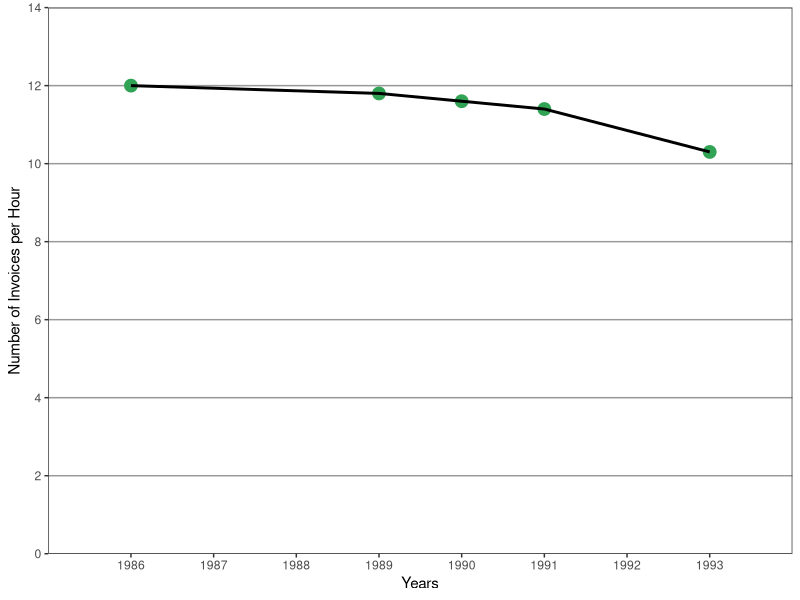

Recreate this plot in R. (Note: this script raises an error after producing the figure.)
## This code is reprodcued verbatim from from http://shinyapps.stat.ubc.ca/r-graph-catalog/
library(ggplot2)
library(gridExtra)

this_base <- "fig07-27_invoice-data-filling-the-scale-line-rectangle"

my_data <- data.frame(invoices = c(1986, 1989, 1990, 1991, 1993), 
                      year = c(12, 11.8, 11.6, 11.4, 10.3))

p <- ggplot(my_data, aes(x = invoices, y = year)) +
  geom_point(size = 4,color="#31a354") +
  geom_line(size = 1) + 
  scale_x_continuous(breaks = seq(1986, 1993, 1), limits = c(1985, 1994), 
                     expand = c(0, 0)) +
  scale_y_continuous(breaks = seq(0, 14, 2), limits = c(0, 14), 
                     expand = c(0, 0)) +
  ylab("Number of Invoices per Hour") + xlab("Years")+
  # ggtitle("Substantial Drop\nIn Invoices Processed per Hour") +
  theme_bw() +
  theme(panel.grid.major.y = element_line(colour = "grey60"),
        panel.grid.major.x = element_blank(),
        panel.grid.minor = element_blank(),
        panel.background =element_blank() ,
        plot.title = element_text(size = rel(0.9)))

p <- 
  arrangeGrob(p, main = textGrob(
    "Fig 7.27 Invoice Data: \n Filling the Scale-Line Rectangle",
    gp = gpar(lineheight = 1, fontface = "bold")))

p

ggsave(paste0("./figures/improvedimage", ".png"), p, width = 6, height = 4)

## note: my_data is estimated
